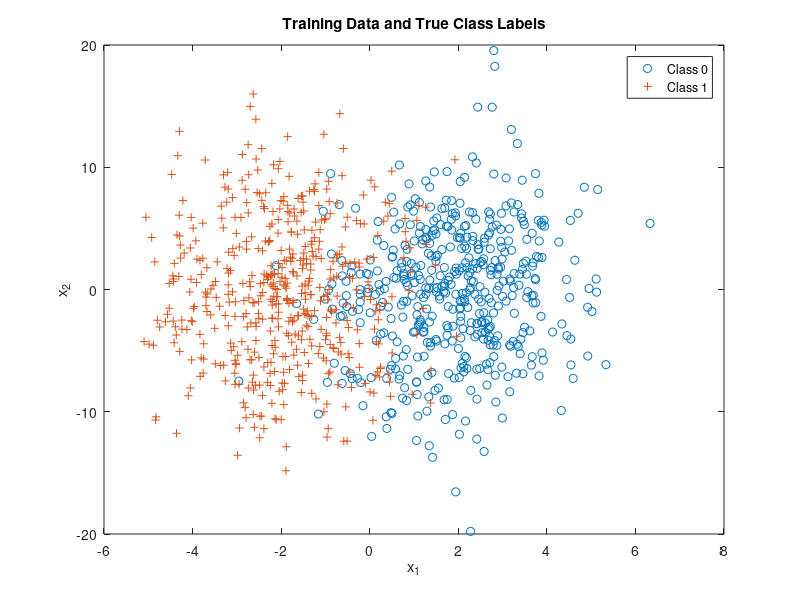

MATLAB code for this plot: (Note: this script raises an error after producing the figure.)
%% ================== Generate and Plot Training Set ================== %%
clear all; close all; clc;

n = 2;      % number of feature dimensions
N = 1000;   % number of iid samples

% parallel distributions
mu(:,1) = [2;0]; Sigma(:,:,2) = [2 0.5;0.5 30];
mu(:,2) = [-2;0]; Sigma(:,:,1) = [2 0.5;0.5 30]; 
%mu(:,1) = [3;0]; Sigma(:,:,1) = [5 0.1;0.1 .5]; 
%mu(:,2) = [0;0]; Sigma(:,:,2) = [.5 0.1;0.1 5];

% Class priors for class 0 and 1 respectively
p = [0.5,0.5]; 

% Generating true class labels
label = (rand(1,N) >= p(1))';
Nc = [length(find(label==0)),length(find(label==1))];

% Draw samples from each class pdf
x = zeros(N,n); 
for L = 0:1
    x(label==L,:) = mvnrnd(mu(:,L+1),Sigma(:,:,L+1),Nc(L+1));
end

%Plot samples with true class labels
figure(1);
plot(x(label==0,1),x(label==0,2),'o',x(label==1,1),x(label==1,2),'+');
legend('Class 0','Class 1'); title('Training Data and True Class Labels');
xlabel('x_1'); ylabel('x_2'); hold on;

%% ======================== Computing Gradient ======================== %%
% Initialize fitting parameters
x = [ones(N, 1) x];
initial_theta = zeros(n+1, 1);
label=double(label);

% Compute gradient descent to get theta values
[theta, cost] = gradientDescent(x,N,label,initial_theta,0.01,1500);

% Choose points to draw boundary line
plot_x1 = [min(x(:,2))-2,  max(x(:,2))+2];               % x1 value
plot_x2 = (-1./theta(3)).*(theta(2).*plot_x1 + theta(1)); % corresponding x2

% Plot decision boundary
plot(plot_x1, plot_x2);  
axis([plot_x1(1), plot_x1(2), min(x(:,3))-2, max(x(:,3))+2]);
legend('Class 0', 'Class 1', ' Trained Classifier');

% Plot cost function
figure(2); plot(cost);
title('Calculated Cost');
xlabel('Iteration number'); ylabel('Cost');

%%
[theta, cost] = fmisearch(@(t) costFunction(t,x,label,N), initial_theta);

%% ====================== Generate Test Data Set ====================== %%
N_test = 10000;

% Generating true class labels
label_test = (rand(1,N_test) >= p(1))';
Nc_test = [length(find(label_test==0)),length(find(label_test==1))];

% Draw samples from each class pdf
x_test = zeros(N_test,n); 
for L = 0:1
    x_test(label_test==L,:) = mvnrnd(mu(:,L+1),Sigma(:,:,L+1),Nc_test(L+1));
end

%% ========================= Test Classifier ========================== %%
% Coefficients for decision boundary line equation
coeff = polyfit([plot_x1(1), plot_x1(2)], [plot_x2(1), plot_x2(2)], 1);
% Decide based on which side of the line each point is on
if coeff(1) >= 0
    decision = (coeff(1).*x_test(:,1) + coeff(2)) < x_test(:,2);
else
    decision = (coeff(1).*x_test(:,1) + coeff(2)) > x_test(:,2);
end

% Count correct and incorrect decisions
ind00 = find(decision==0 & label_test==0); % true negative
ind10 = find(decision==1 & label_test==0); p10 = length(ind10)/Nc_test(1); % false positive
ind01 = find(decision==0 & label_test==1); p01 = length(ind01)/Nc_test(2); % false negative
ind11 = find(decision==1 & label_test==1); % true positive
fprintf('Total error with 10,000 test points: %.2f%%\n',(p10*p(1) + p01*p(2))*100);

% Plot decisions and decision boundary
figure(3);
plot(x_test(ind00,1),x_test(ind00,2),'og'); hold on,
plot(x_test(ind10,1),x_test(ind10,2),'or'); hold on,
plot(x_test(ind01,1),x_test(ind01,2),'+r'); hold on,
plot(x_test(ind11,1),x_test(ind11,2),'+g'); hold on,
plot(plot_x1, plot_x2);
axis([plot_x1(1), plot_x1(2), min(x(:,3))-2, max(x(:,3))+2])
title('Test Data Classification');
legend('Class 0 Correct Decisions','Class 0 Wrong Decisions','Class 1 Wrong Decisions','Class 1 Correct Decisions','Classifier');

%% ==================== Gradient Descent Function ==================== %%
function [theta, cost] = gradientDescent(x, N, label, theta, alpha, num_iters)
    cost = zeros(num_iters, 1);
    for i = 1:num_iters
        h = 1 ./ (1 + exp(-x*theta));	% Sigmoid function   
        cost(i) = (-1/N)*((sum(label' * log(h)))+(sum((1-label)' * log(1-h))));
        cost_gradient = (1/N)*(x' * (h - label));
        theta = theta - (alpha.*cost_gradient);
    end
end
%% 
function J = costFunction(theta, x, label,N)
    h = 1 ./ (1 + exp(-x*theta));
    J = (-1/N)*((sum(label' * log(h)))+(sum((1-label)' * log(1-h))));
end